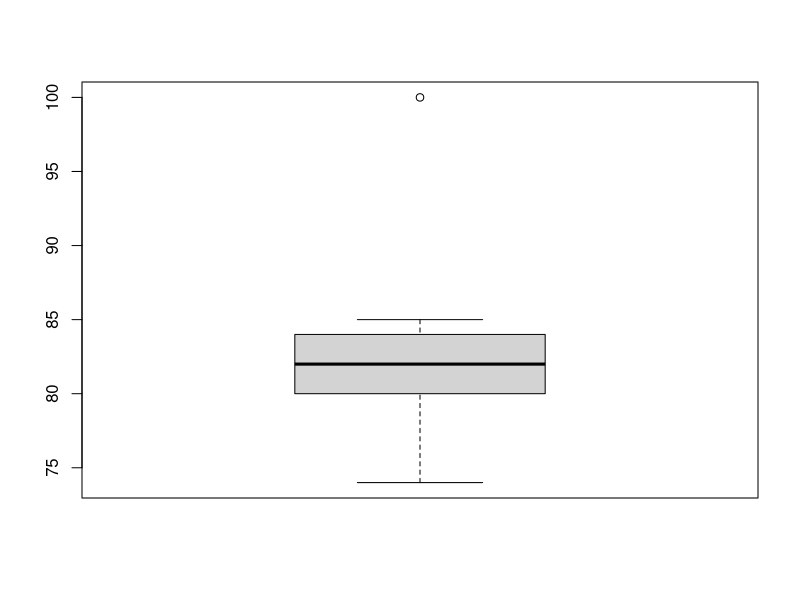
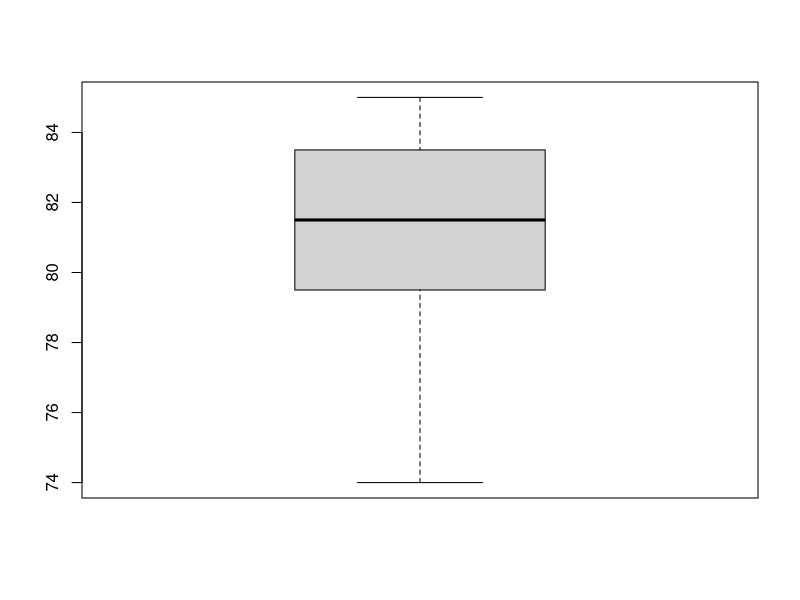

These charts were generated, in order, by the following R code:
#Michael Tan
#STAT 312R Homework #2 Chapter 6
#9/17/18

#Problem #7 Chapter 6 - 41
distance <- c(261.3, 259.4, 265.7, 258.1, 270.5, 255.1, 254.2, 270.7, 233.7, 257.7, 272.6, 253.7, 237.9, 274.0, 264.5, 255.8, 260.7, 245.5, 241.4, 260.6, 280.3, 244.3, 272.2, 248.3, 241.2, 251.1, 267.0, 254.4, 232.1, 271.5, 256.8, 273.0, 240.8, 255.3, 266.6, 250.2, 255.0, 273.2, 251.4, 270.6, 268.9, 263.5, 262.2, 244.8, 279.6, 272.7, 278.7, 273.4, 242.9, 276.6, 255.8, 276.1, 274.2, 261.4, 254.5, 267.4, 253.6, 234.3, 244.5, 251.8, 259.5, 252.0, 280.3, 274.9, 264.0, 268.3, 272.1, 237.8, 278.5, 273.3, 261.0, 260.0, 279.3, 236.0, 271.2, 279.8, 247.7, 254.8, 272.8, 273.6, 256.1, 251.6, 264.5, 264.5, 226.8, 285.3, 255.4, 240.5, 277.8, 266.8, 268.5, 283.7, 263.2, 257.5, 233.7, 260.2, 263.7, 252.1, 245.6, 270.5)
stem(distance) #Note that the tail is longer at the lower range so the data can be considered skewed left
mean(distance)
sd(distance)
median(distance)
quantile(distance, .9)

#Problem #8 Chapter 6 - 72
drag <- c(79, 100, 74, 83, 81, 85, 82, 80, 84)
summary(drag)
boxplot(drag)
drag1 <- c(79, 74, 83, 81, 85, 82, 80, 84)
summary(drag1)
boxplot(drag1)
#By removing the outlier, the mean decreases by the most, the median by a little, and the quartiles by a little bit.
